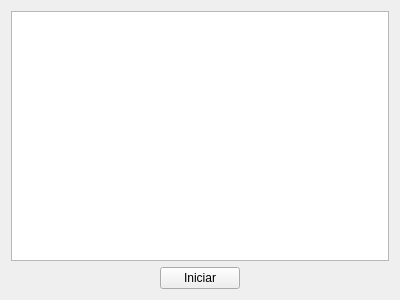
<?xml version="1.0" encoding="UTF-8"?>
<ui version="4.0">
 <class>Widget</class>
 <widget class="QWidget" name="Widget">
  <property name="geometry">
   <rect>
    <x>0</x>
    <y>0</y>
    <width>400</width>
    <height>300</height>
   </rect>
  </property>
  <property name="windowTitle">
   <string>Widget</string>
  </property>
  <layout class="QVBoxLayout" name="verticalLayout">
   <item>
    <widget class="QListWidget" name="listWidget"/>
   </item>
   <item>
    <layout class="QHBoxLayout" name="horizontalLayout">
     <item>
      <spacer name="horizontalSpacer">
       <property name="orientation">
        <enum>Qt::Horizontal</enum>
       </property>
       <property name="sizeHint" stdset="0">
        <size>
         <width>40</width>
         <height>20</height>
        </size>
       </property>
      </spacer>
     </item>
     <item>
      <widget class="QPushButton" name="start_stopButton">
       <property name="text">
        <string>Iniciar</string>
       </property>
      </widget>
     </item>
     <item>
      <spacer name="horizontalSpacer_2">
       <property name="orientation">
        <enum>Qt::Horizontal</enum>
       </property>
       <property name="sizeHint" stdset="0">
        <size>
         <width>40</width>
         <height>20</height>
        </size>
       </property>
      </spacer>
     </item>
    </layout>
   </item>
  </layout>
 </widget>
 <layoutdefault spacing="6" margin="11"/>
 <resources/>
 <connections/>
</ui>
